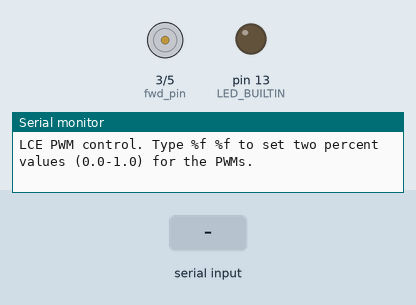
This sketch was run on a simulated Arduino Uno, built with avr-gcc and run on an emulated ATmega328P. On the bench: motor-driver pin pairs drawn as motors (green arrow = first pin HIGH = forward, orange = second pin HIGH = backward, longer = more drive), output pins drawn as LEDs (lit = HIGH), the last lines printed to the serial monitor. The inputs (shaded band) are chosen by the test bench.

Above: at 1.2 s.
1.3 s: "90 45 200\n" received over Serial
2.8 s: "200\n" received over Serial
At 3.7 s:
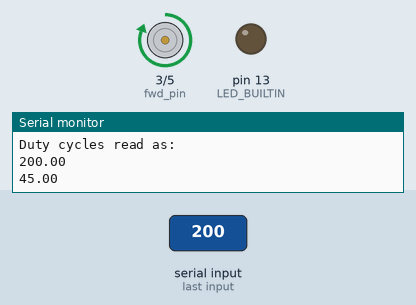
4.3 s: "30 150 10\n" received over Serial
At 4.7 s:
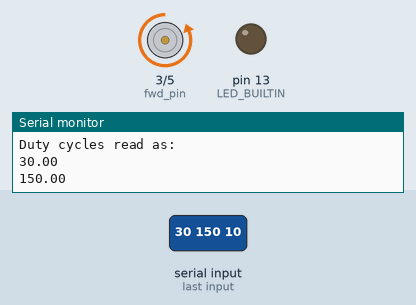
5.8 s: "90 45\n" received over Serial
At 7.0 s:
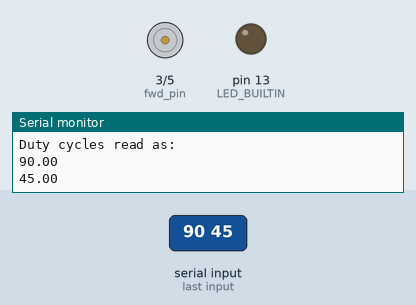
7.3 s: "30 150\n" received over Serial
At 8.2 s:
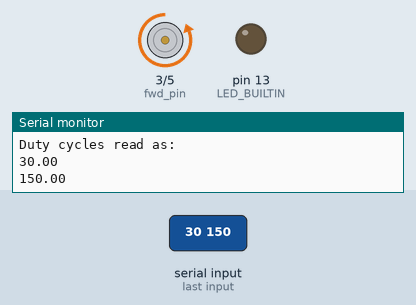
Timing chart, 0 to 9.8 s (numbered marks = the images above; inputs shaded):
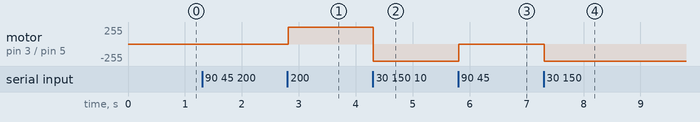

Measured:
- after the input at 2.8 s, motor on pin 3 (fwd_pin) / pin 5 (rev_pin): stopped → forward 255/255 at once
- after the input at 4.3 s, motor on pin 3 (fwd_pin) / pin 5 (rev_pin): forward 255/255 → backward 255/255 at once
- after the input at 5.8 s, motor on pin 3 (fwd_pin) / pin 5 (rev_pin): backward 255/255 → stopped at once
- after the input at 7.3 s, motor on pin 3 (fwd_pin) / pin 5 (rev_pin): stopped → backward 255/255 at once

The sketch:

LCE_PWM_Serial.ino
```cpp
// (licence header left out)
// For converting floats to cc register values. If 8-bit PWM...
#define MAX_CC 255
// better here than as an int
#define SERIAL_RATE 115200
// for strtok string conversoin
#define BUFSIZE 200

// pin setup and constants
// will use two PWMs
int fwd_pin = 3;
int rev_pin = 5;
// placeholders for what we'll read from the serial terminal
String received;
float duty_fwd = 0.0;
float duty_rev = 0.0;
int raw_duty = 0;
float highlow_inv_duty = 0.0;
// because compiler is annoying and sscanf can't do floats directly
char *token;
char received_raw[BUFSIZE];
// for the BJT circuit
bool switch_highlow = true;

void setup() {
  Serial.begin(SERIAL_RATE);
  Serial.setTimeout(10); // makes read faster
  // Wait until the port is ready
  while (!Serial)
    ;
  Serial.println("LCE PWM control. Type %f %f to set two percent values (0.0-1.0) for the PWMs.");
  // ensure we start with all transistors off
  pinMode(fwd_pin, OUTPUT);
  pinMode(rev_pin, OUTPUT);
  analogWrite(fwd_pin, convert_duty(0.0));
  analogWrite(rev_pin, convert_duty(0.0));
  // we'll also turn on the LED when any pin is set high
  pinMode(LED_BUILTIN, OUTPUT);
  digitalWrite(LED_BUILTIN, LOW);
}

void loop() {
  // poll the serial port (wait until user sends something)
  if( Serial.available() > 0){
    // presummably the user is smart enough to send the two floats...
    received = Serial.readString();
    // using strtok to parse manually
    received.toCharArray(received_raw, BUFSIZE);
    token = strtok(received_raw, " ");
    if(token == NULL){
      Serial.println("Error! nothing sent!");
    }
    else{
      duty_fwd = atof(token);
      token = strtok(NULL, " ");
    }
    if(token == NULL){
      Serial.println("Error! Got one duty cycle but not the second, OR you didn't send in a valid format.");
    }
    else{
      duty_rev = atof(token);
    }
    Serial.println("Duty cycles read as:");
    Serial.println(duty_fwd);
    Serial.println(duty_rev);
//    Serial.println("Duty cycles converted into CC values (out of 255):");
//    Serial.println(convert_duty(duty_fwd));
//    Serial.println(convert_duty(duty_rev));
//    Serial.println(convert_duty(duty_fwd)); // debugging the convert function
    // actually set the PWM duty cycles
    analogWrite(fwd_pin, convert_duty(duty_fwd));
    analogWrite(rev_pin, convert_duty(duty_rev));
  }
}

int convert_duty(float duty)
{
  // If we're using the inverting BJT circuit, duty cycle is "opposite."
  highlow_inv_duty = duty;
  if(switch_highlow){
    highlow_inv_duty = 1.0 - highlow_inv_duty;
  }
  raw_duty = floor(highlow_inv_duty * MAX_CC);
  // constrain between 0 and MAX_CC.
  raw_duty = (raw_duty < 0) ? 0 : raw_duty;
  raw_duty = (raw_duty > MAX_CC) ? MAX_CC : raw_duty;
  return raw_duty;
}
```
